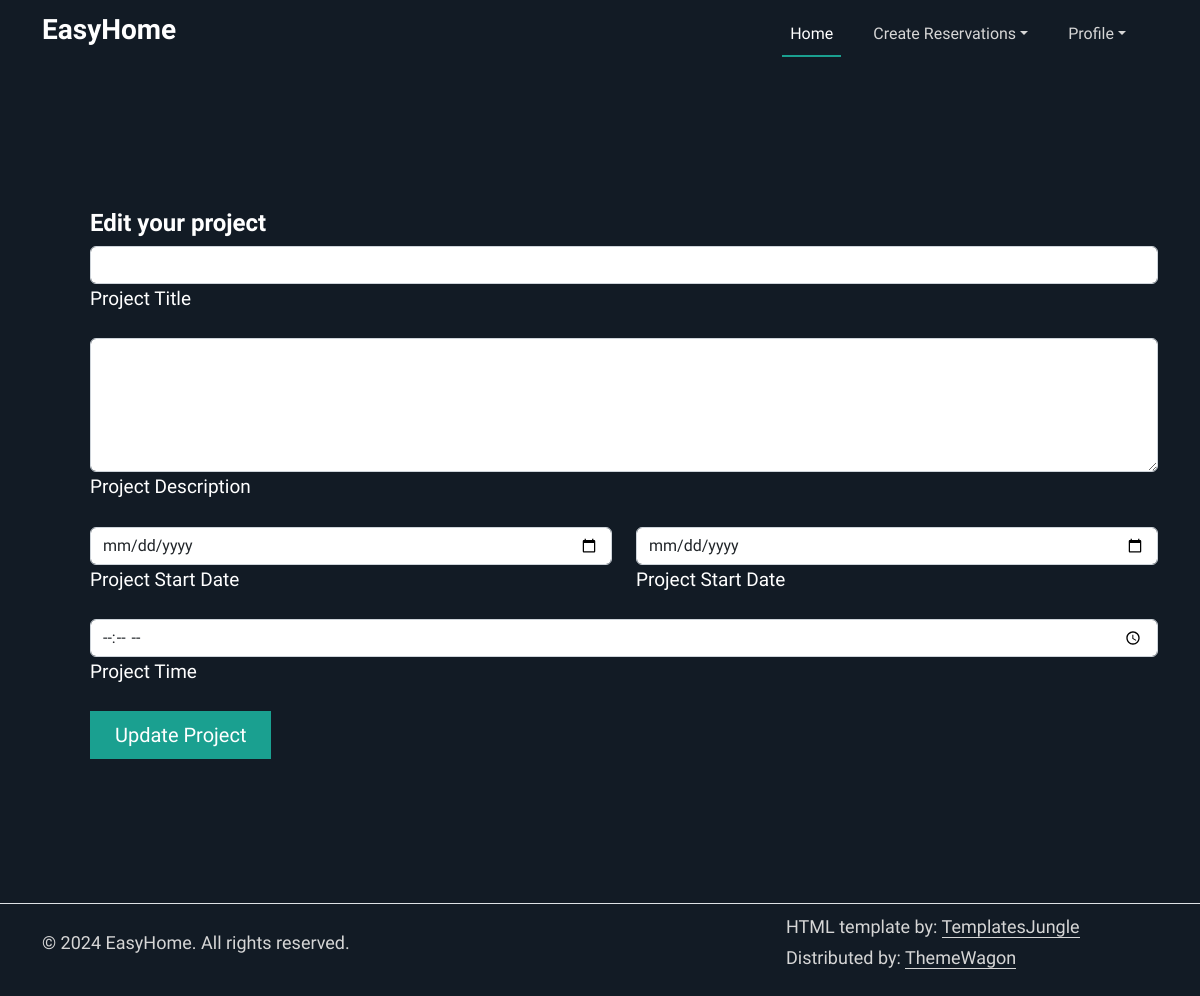
/editReservation/3 (signed in), run on an earlier commit of the app's database.
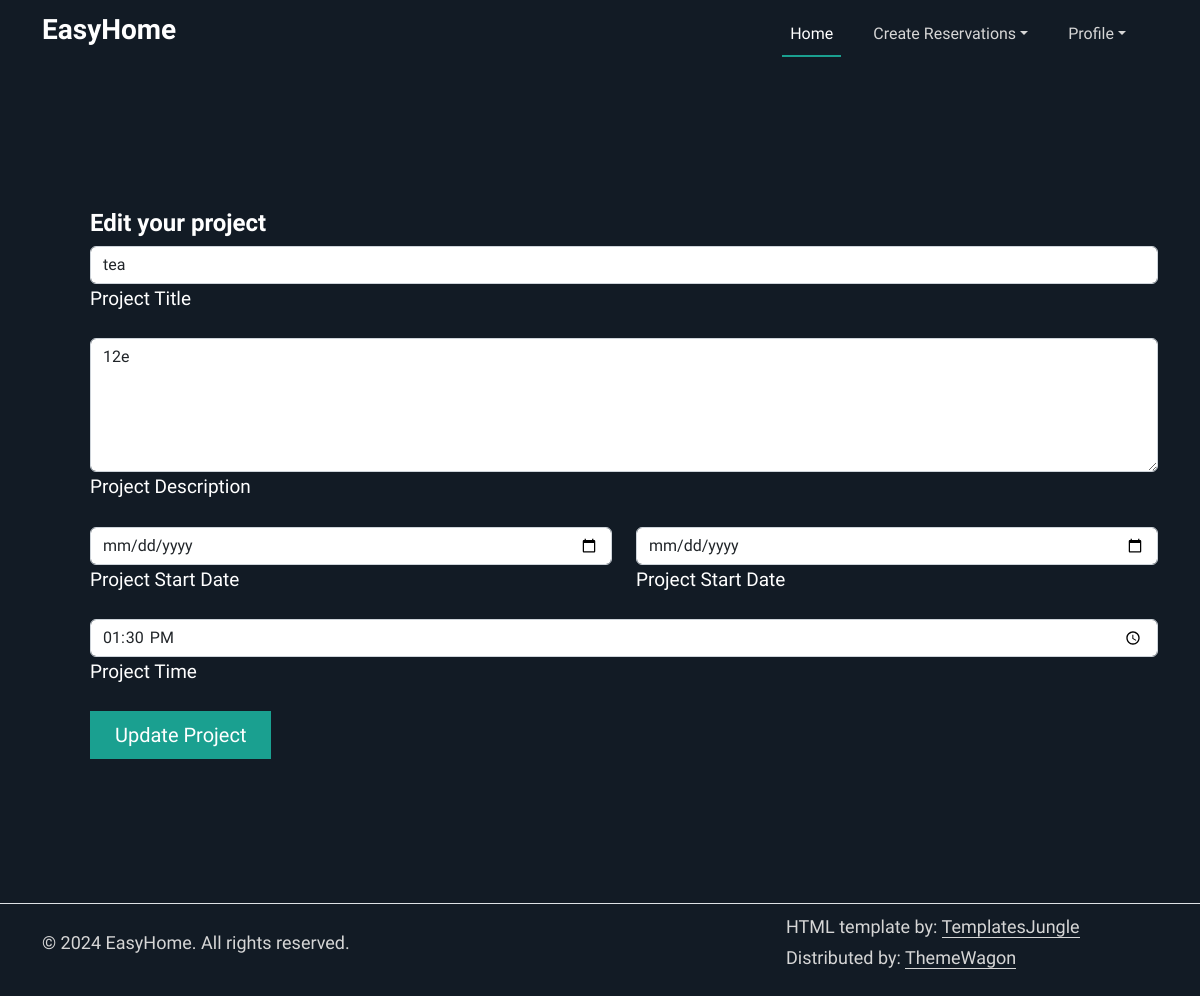
And on a later commit of the database.
### tables this page shows
CREATE TABLE workDetails (
                id INTEGER PRIMARY KEY AUTOINCREMENT,
                work_name VARCHAR2(50),
                work_description VARCHAR2(100),
                user_id INTEGER NOT NULL,
                professional_id INTEGER NOT NULL,
                total_cost REAL,
                hour_amount INTEGER,
                start_date DATE,
                end_date DATE,
                start_time TIME,
                is_paid BOOLEAN DEFAULT 0,
                FOREIGN KEY (user_id) REFERENCES users(id),
                FOREIGN KEY (professional_id) REFERENCES professionals(id)
              );

### app.py (the view, shortened to what this page needs)
@app.route("/editReservation/<workID>", methods=["GET", "POST"])
@login_required
def editReservation(workID):
    reservation = get_work_details_by_id(workID)
    if request.method=="GET":
        return render_template("editReservation.html", reserve = reservation)

### app.py (called while the page is built)
@login_manager.user_loader
def load_user(user_id):
    try:
        conn = sqlite3.connect('database.db')
        conn.row_factory = sqlite3.Row
        c = conn.cursor()
        c.execute("SELECT * FROM users WHERE id = ?", (user_id,))
        user_row = c.fetchone()
        return User(user_row) if user_row else None
    except sqlite3.Error as e:
        print(f"Error retrieving user by ID: {e}")
        return None
    finally:
        if conn:
            conn.close()

def get_work_details_by_id(work_id):
    try:
        conn = sqlite3.connect("database.db")
        conn.row_factory = sqlite3.Row
        c = conn.cursor()
        c.execute("""
            SELECT
                id AS work_id, work_name, work_description,
                total_cost, hour_amount, start_date, end_date, start_time, is_paid
            FROM workDetails
            WHERE id = ?
        """, (work_id,))
        work_row = c.fetchone()
        return dict(work_row) if work_row else None
    except sqlite3.Error as e:
        print(f"Database error: {e}")
        return None
    finally:
        if conn:
            conn.close()

### templates/editReservation.html (shortened to what this page needs)
{%extends "base.html"%}
{%block content%}
<section id="start">
  <div class="container my-5 py-5">
    <div class="row featurette py-lg-5 align-items-center">
      <form action="/editReservation/{{reserve['work_id']}}" method="POST">
        <div class="text-content ps-md-5">
          <h4>Edit your project</h4>
          <div data-mdb-input-init class="form-outline mb-3 w-33">
            <input type="text" id="form2Example1" class="form-control" name="title" maxlength="50"
              value="{{ reserve['work_name'] }}" />
            <label class="form-label" for="form2Example1">Project Title</label>
          </div>
          <div data-mdb-input-init class="form-outline mb-3 w-33">
            <textarea id="form2Example1" class="form-control" name="desc" rows="5"
              maxlength="500">{{ reserve['work_description']}}</textarea>
            <label class="form-label" for="form2Example1">Project Description</label>
          </div>
          <div class="row">
            <div class="col-6">
              <div data-mdb-input-init class="form-outline mb-3 w-33">
                <input type="date" id="form2Example1" class="form-control" name="startDate" value="{{ reserve['date'] }}" />
                <label class="form-label" for="form2Example1">Project Start Date</label>
              </div>
            </div>
            <div class="col-6">
              <div data-mdb-input-init class="form-outline mb-3 w-33">
                <input type="date" id="form2Example1" class="form-control" name="endDate" value="{{ reserve['date'] }}" />
                <label class="form-label" for="form2Example1">Project Start Date</label>
              </div>
            </div>
          </div>
          <div class="row">
            <div data-mdb-input-init class="form-outline mb-3 w-33">
              <input type="time" id="form2Example1" class="form-control" name="time"
                value="{{ reserve['start_time'] }}" />
              <label class="form-label" for="form2Example1">Project Time</label>
            </div>
          </div>
          <button type="submit" class="btn btn-primary btn-lg px-4 me-md-2">Update Project</button>
        </div>
      </form>
    </div>
  </div>
</section>
{%endblock%}

What changed in the data, as far as the page shows it:
added workDetails: title "tea", desc "12e", time "13:30"
